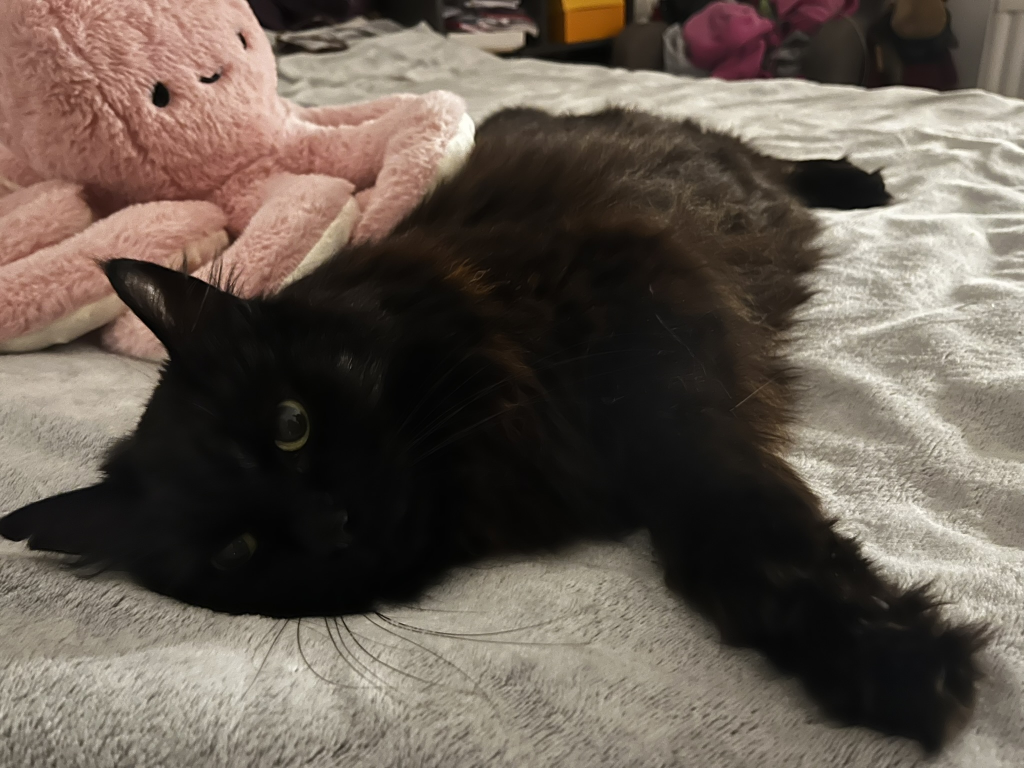
#> input picture Lab3/img1.png, 2048 x 1536 px (shown at 1/2 size)
$ python server.py
#> lines starting #> are read from the running program, lines starting #| are printed output that depends on the picture
#> in server_main, image is the input picture: PIL image 2048x1536 RGB; mean R, G, B 102.3, 91.3, 81.6
### Lab3/sobel.py
from PIL import Image, ImageOps
from multiprocessing import Pool
import numpy as np
import os

mask_horizontal = np.array([
    [-1, 0, 1],
    [-2, 0, 2],
    [-1, 0, 1]
])

mask_vertical = np.array([
    [-1, -2, -1],
    [0, 0, 0],
    [1, 2, 1]
])


def div_img(img, n):
#> called with n = 3
    width, height = img.size
#> width = 2048; height = 1536

    img_gray = ImageOps.grayscale(img)
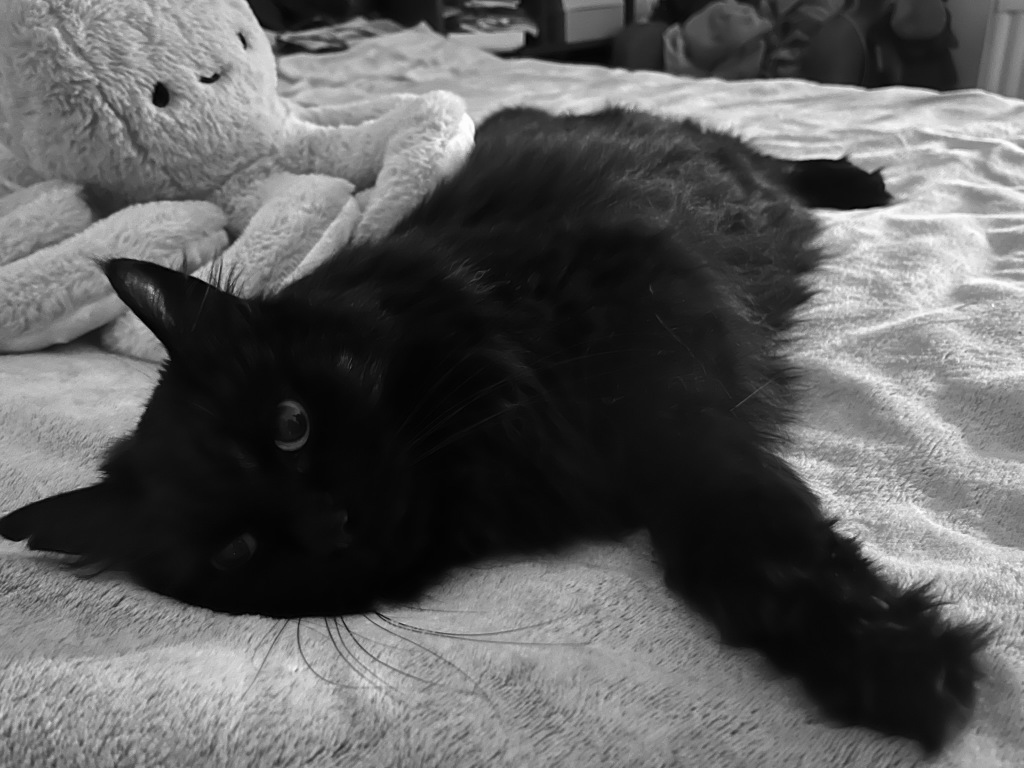
#> img_gray: PIL image 2048x1536 L (shown at 1/2 size); min 0, max 254, mean 93.5
    img_gray_np = np.array(img_gray)
    img_gray_np_padded = np.pad(img_gray_np, pad_width=1, mode='constant', constant_values=0)

    img_fragments = list()
    step = height // n
#> step = 512

    for i in range(n):
        start = i * step
        end = (i+1)* step if i < n-1 else height
        padded_start = start
        padded_end = end + 2
        img_fragments.append(img_gray_np_padded[padded_start:padded_end, :])
#> after the loop, img_fragments = 3 items

    return img_fragments


# [21 lines left out: functions join_img, sobel_filter, not called in this run]


# [15 lines that do not run on import are left out]

### Lab3/server.py
from PIL import Image
import socket
from sobel import div_img, join_img
from client import send_all, receive_all


def server_main(image_path, n_clients):
    image = Image.open(image_path)
    fragments = div_img(image, n_clients)
#> fragments = 3 items

#> (the run stopped early here; a loop or call above may not have finished)
